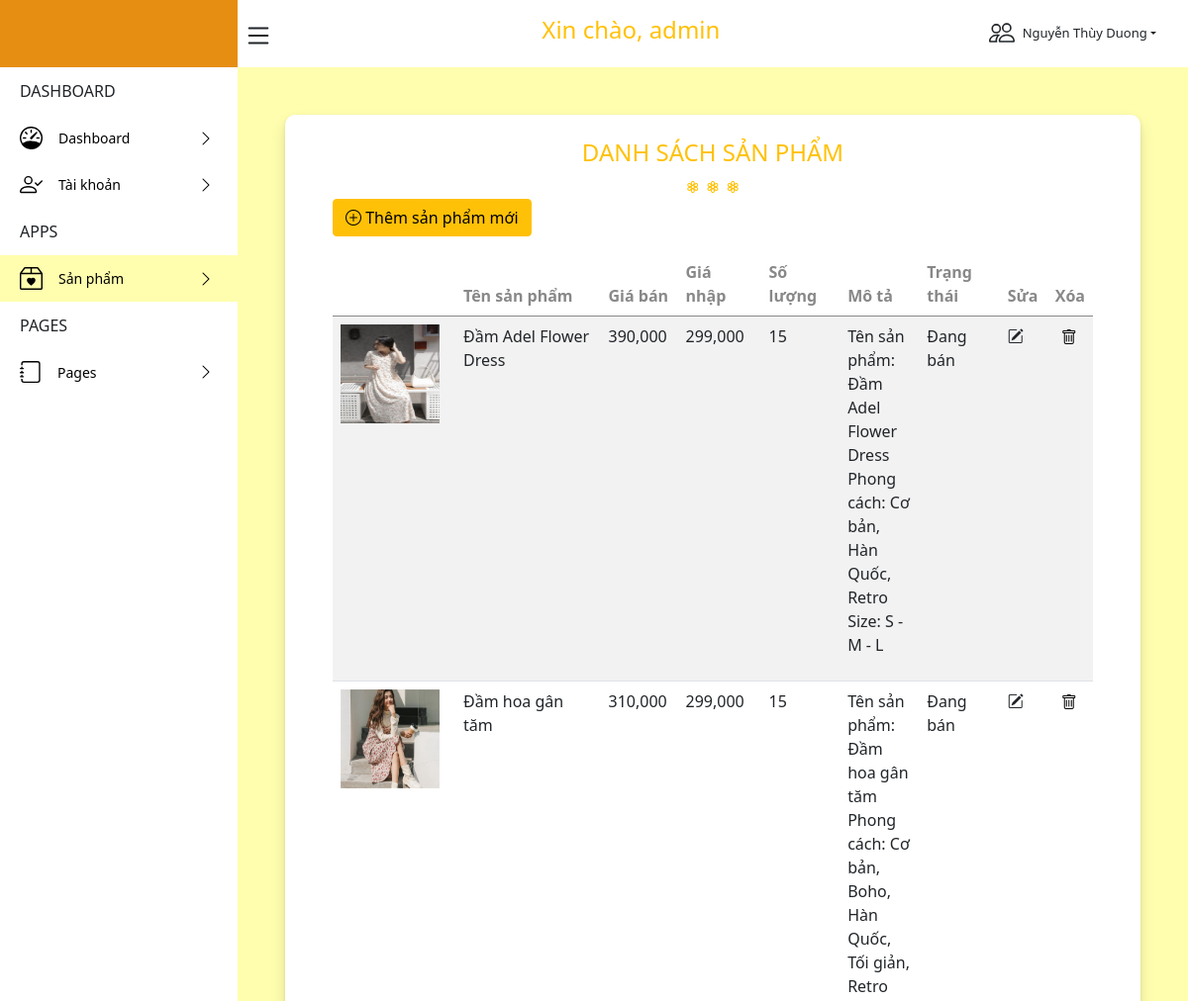
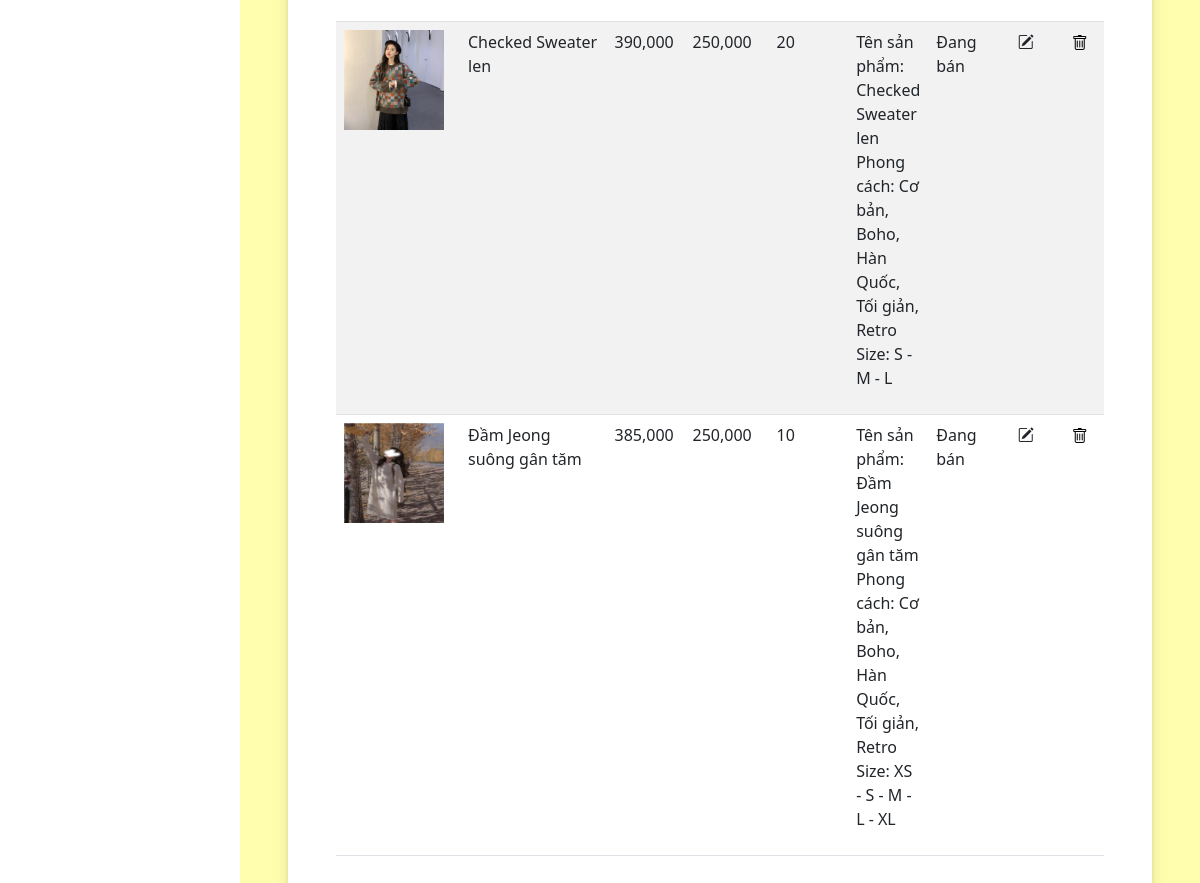
The app's page /admin/sanpham/sanpham.php?id=123 with its own data (2 pictures, top to bottom).
### tables this page shows
CREATE TABLE `account` (
  `id` int(11) NOT NULL,
  `hoten` varchar(100) DEFAULT NULL,
  `email` varchar(100) DEFAULT NULL,
  `gioitinh` varchar(3) DEFAULT NULL,
  `ngaysinh` date DEFAULT NULL,
  `diachi` varchar(500) DEFAULT NULL,
  `sđt` varchar(20) DEFAULT NULL,
  `password` varchar(20) DEFAULT NULL,
  `chucvu` varchar(50) NOT NULL,
  `luong` int(11) NOT NULL
);

CREATE TABLE `sanpham` (
  `MaSP` varchar(10) NOT NULL,
  `TenSP` varchar(30) DEFAULT NULL,
  `MaLH` varchar(10) NOT NULL,
  `Giaban` int(11) DEFAULT NULL,
  `Gianhap` int(11) DEFAULT NULL,
  `Tylegiamgia` double(2,2) DEFAULT NULL,
  `Soluong` int(11) DEFAULT NULL,
  `Mota` varchar(500) DEFAULT NULL,
  `Trangthai` varchar(30) DEFAULT NULL,
  `img` varchar(30) DEFAULT NULL,
  `Ngaynhap` date NOT NULL
);

### admin/sanpham/sanpham.php (the view, shortened to what this page needs)
<?php include('../template/header.php');
?>
<?php
$id = $_GET['id'];
$sql1 = "SELECT * FROM account WHERE id='$id';";
    $result = mysqli_query($conn,$sql1);
    if(mysqli_num_rows($result)>0){
    $row = mysqli_fetch_assoc($result);
    }
?>
<body>
    <header class="header" id="header">
        <div class="header_toggle">
        </div>
        <h4 class="mt-1 text-center text-warning">Xin chào, <?php echo $row['chucvu'];?></h4>
        <div class="mt-3 d-flex py-2 ">
            <p class="pt-1 dropdown-toggle" style="font-size:13px" data-bs-toggle="dropdown" aria-expanded="false">
                <?php echo $row['hoten']; ?></p>
        </div>
    </header>
    <div class="l-navbar" id="nav-bar">
        <nav class="nav">
            <div>
                <div class="nav_logo">
                </div>
                <div class="nav_list">
                    <div class="nav_links">
                        <span class="nav_names">DASHBOARD</span>
                    </div>
                    <a href="../index.php?id=<?php echo $id ?>" class="d-flex nav_link ">
                        <span class=" nav_name">Dashboard</span>
                        <i class="nav_icon2 bi bi-chevron-right"></i>
                    </a>
                    <a href="../taikhoan/taikhoan.php?id=<?php echo $row['id']; ?>" class="d-flex nav_link">
                        <span class="nav_name">Tài khoản</span>
                        <i class="nav_icon2 bi bi-chevron-right"></i>
                    </a>
                    <div class="nav_links">
                        <span class="nav_names">APPS</span>
                    </div>
                    <a href="" class="d-flex nav_link active">
                        <span class="nav_name">Sản phẩm</span>
                        <i class="nav_icon2 bi bi-chevron-right"></i>
                    </a>
                    <div class="nav_links">
                        <span class="nav_names">PAGES</span>
                    </div>
                    <a href="../../index.php" class="d-flex nav_link">
                        <span class="nav_name">Pages</span>
                        <i class="nav_icon2 bi bi-chevron-right"></i>
                    </a>
                </div>
        </nav>
    </div>
    <div class="height-100">
        <section class="p-5">
            <div class="px-5 py-4"
                style="background:white;box-shadow: 0 2px 4px 0 #0000001a, 0 8px 16px 0 #0000001a;border-radius:10px">
                <h4 class="text-center text-warning">DANH SÁCH SẢN PHẨM</h4>
                <div class="text-center text-warning">
                    <i class="bi bi-flower3"></i> <i class="bi bi-flower3"></i> <i class="bi bi-flower3"></i>
                </div>
                <div>
                    <a class="btn btn-warning" href="add_sanpham.php?id=<?php echo $id ?>"><i
                            class="bi bi-plus-circle"></i> Thêm sản phẩm
                        mới</a>
                </div>
                <table class="mt-3 table table-striped">
                    <thead>
                        <tr style="color:#888;">
                            <th scope="col"></th>
                            <th style="width:200px" class="col ps-3" scope="col">Tên sản phẩm</th>
                            <th style="width:80px" scope="col">Giá bán</th>
                            <th style="width:90px" scope="col">Giá nhập</th>
                            <th style="width:90px" scope="col">Số lượng</th>
                            <th scope="col">Mô tả</th>
                            <th style="width:95px" scope="col">Trạng thái</th>
                            <th style="width:10px" scope="col">Sửa</th>
                            <th style="width:10px" scope="col">Xóa</th>
                        </tr>
                    </thead>
                    <tbody>
                        <?php
                            $sql = "SELECT * FROM sanpham ";
                            $res = mysqli_query($conn, $sql);
                            $count = mysqli_num_rows($res);
                            if($count>0)
                            {
                            while($row=mysqli_fetch_assoc($res))
                            {
                            ?>
                        <tr>
                            <td class="">
                                <img class="" width="100px" height="100px" src="../../img/<?php echo $row['img']; ?>"
                                    alt="">
                            </td>
                            <td class="">
                                <p class="ms-2"><?php echo $row['TenSP']; ?></p>
                            </td>
                            <td class="">
                                <p class=""><?php echo number_format($row['Giaban']); ?></p>
                            </td>
                            <td class="">
                                <p class=""><?php echo number_format($row['Gianhap']); ?></p>
                            </td>
                            <td class="">
                                <p class=""><?php echo $row['Soluong']; ?></p>
                            </td>
                            <td class="">
                                <p class=""><?php echo $row['Mota']; ?></p>
                            </td>
                            <td class="">
                                <p class=""><?php echo $row['Trangthai']; ?></p>
                            </td>
                            <td class="text-center">
                                <a href="update_sanpham.php?id=<?php echo $id ?>&id1=<?php echo $row['MaSP']; ?>"><i
                                        class="link-dark me-3 bi bi-pencil-square"></i></a>
                            </td>
                            <td>
                                <button type="button" style="background: transparent;" class="border-0"
                                    data-bs-toggle="modal" data-bs-target="#staticBackdrop">
                                    <i class="bi bi-trash"></i>
                                </button>
                            </td>
                        </tr>
                        <?php
                }
            }
            ?>
                    </tbody>
                </table>
            </div>
        </section>
    </div>
    <?php include('../template/footer.php');
?>

### admin/style/style1.css (style rules this page uses)
:root { --z-fixed: 100; }
body { margin: 68px 0 0 0; padding-left: 240px; }
a { text-decoration: none }
.header { width: 100%; position: fixed; top: 0; left: 0; display: flex; align-items: center; justify-content: space-between; height: calc(3rem + 1rem); padding: 0 2rem 0 230px; background-color: white; z-index: var(--z-fixed); transition: .5s; }
.header_toggle { cursor: pointer; }
.l-navbar { position: fixed; top: 0; width: 240px; height: 100vh; background-color: white; transition: .5s; z-index: var(--z-fixed); left: 0; padding: 0 }
.nav { height: 100%; display: flex; flex-direction: column; justify-content: space-between; overflow: hidden }
.nav_name { font-size: 14px; }
.nav_logo, .nav_link { display: grid; grid-template-columns: max-content max-content; align-items: center; column-gap: 1rem; padding: 12px 0px 12px 20px }
.nav_links { display: grid; grid-template-columns: max-content max-content; align-items: center; column-gap: 1rem; padding: 12px 0px 12px 20px }
.nav_logo { background:#e68e12 ; height: 68px; }
.nav_icon2 { position: absolute; left: 200px; }
.nav_link { position: relative; color: black; transition: .3s }
.active { color: black; background: #fffeae; }
.height-100 { background: #fffeae; }

### records on screen
account: chucvu "admin", hoten "Nguyễn Thùy Duong"
sanpham: img (picture), TenSP "Đầm Adel Flower Dress", Giaban "390,000", Gianhap "299,000", Soluong "15", Mota "Tên sản phẩm: Đầm Adel Flower Dress Phong cách: Cơ bản, Hàn Quốc, Retro Size: S - M - L", Trangthai "Đang bán"
sanpham: img (picture), TenSP "Đầm hoa gân tăm", Giaban "310,000", Gianhap "299,000", Soluong "15", Mota "Tên sản phẩm: Đầm hoa gân tăm Phong cách: Cơ bản, Boho, Hàn Quốc, Tối giản, Retro", Trangthai "Đang bán"
sanpham: img (picture), TenSP "Checked Sweater len", Giaban "390,000", Gianhap "250,000", Soluong "20", Mota "Tên sản phẩm: Checked Sweater len Phong cách: Cơ bản, Boho, Hàn Quốc, Tối giản, Retro Size: S - M - L", Trangthai "Đang bán"
sanpham: img (picture), TenSP "Đầm Jeong suông gân tăm", Giaban "385,000", Gianhap "250,000", Soluong "10", Mota "Tên sản phẩm: Đầm Jeong suông gân tăm Phong cách: Cơ bản, Boho, Hàn Quốc, Tối giản, Retro Size: XS - S - M - L - XL", Trangthai "Đang bán"
